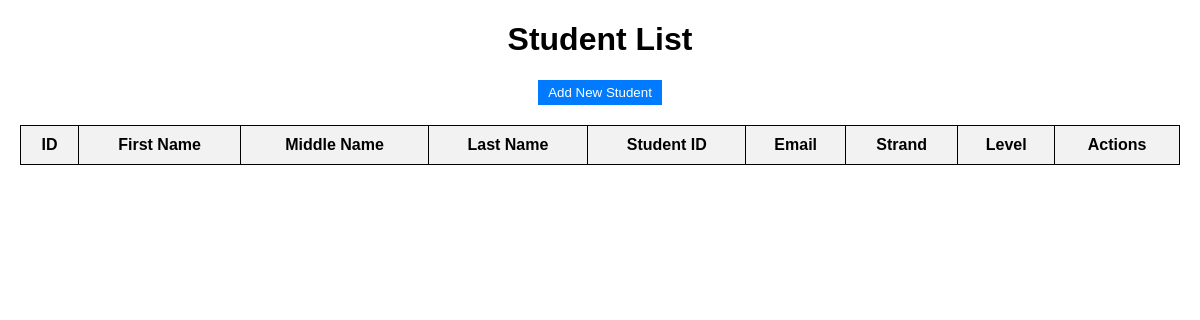
Before: /add_users.php with the older database file.
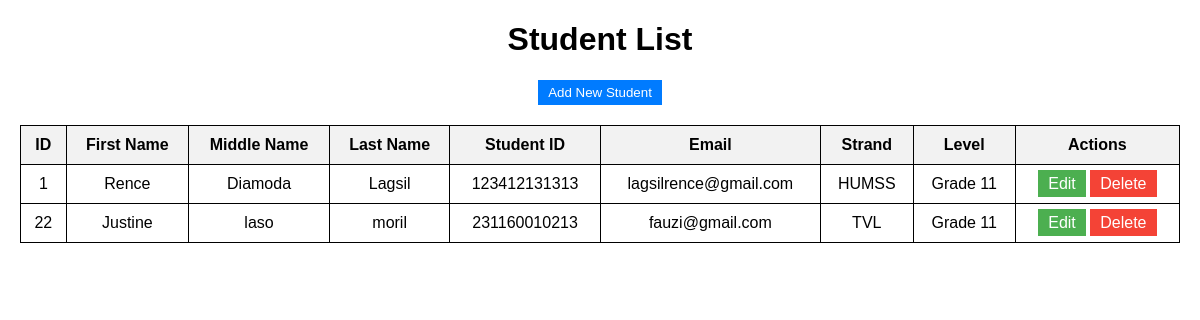
After: the same page with the newer database file.
### tables this page shows
CREATE TABLE `students` (
  `id` int(11) NOT NULL,
  `fName` varchar(50) DEFAULT NULL,
  `mName` varchar(50) DEFAULT NULL,
  `lName` varchar(50) DEFAULT NULL,
  `extName` varchar(10) DEFAULT NULL,
  `birthdate` date DEFAULT NULL,
  `age` int(11) DEFAULT NULL,
  `place` varchar(100) DEFAULT NULL,
  `student_id` varchar(20) DEFAULT NULL,
  `religion` varchar(50) DEFAULT NULL,
  `gender` varchar(10) DEFAULT NULL,
  `street` varchar(100) DEFAULT NULL,
  `city` varchar(50) DEFAULT NULL,
  `state` varchar(50) DEFAULT NULL,
  `country` varchar(50) DEFAULT NULL,
  `zip` varchar(10) DEFAULT NULL,
  `email` varchar(100) DEFAULT NULL,
  `contactNumber` varchar(20) DEFAULT NULL,
  `strand` varchar(50) DEFAULT NULL,
  `level` varchar(20) DEFAULT NULL,
  `semester` varchar(20) DEFAULT NULL,
  `school_year` varchar(20) DEFAULT NULL,
  `role` varchar(20) DEFAULT 'user',
  `registered_at` timestamp NOT NULL DEFAULT current_timestamp()
);

### add_users.php (the view, shortened to what this page needs)
<?php
include 'db.php';
$result = $conn->query("SELECT * FROM students");
?>
<!DOCTYPE html>
<html lang="en">
<head>
    <link rel="stylesheet" href="addstudent.css">
</head>
<body>
    <div class="container">
        <h1>Student List</h1>
        <a href="insert_student.php"><button class="btn" style="background: #007bff;">Add New Student</button></a>
        <table>
            <tr>
                <th>ID</th>
                <th>First Name</th>
                <th>Middle Name</th>
                <th>Last Name</th>
                <th>Student ID</th>
                <th>Email</th>
                <th>Strand</th>
                <th>Level</th>
                <th>Actions</th>
            </tr>
            <?php while ($row = $result->fetch_assoc()): ?>
            <tr>
                <td><?= htmlspecialchars($row['id']) ?></td>
                <td><?= htmlspecialchars($row['fName']) ?></td>
                <td><?= htmlspecialchars($row['mName']) ?></td>
                <td><?= htmlspecialchars($row['lName']) ?></td>
                <td><?= htmlspecialchars($row['student_id']) ?></td>
                <td><?= htmlspecialchars($row['email']) ?></td>
                <td><?= htmlspecialchars($row['strand']) ?></td>
                <td><?= htmlspecialchars($row['level']) ?></td>
                <td>
                    <a href="edit_student.php?id=<?= $row['id'] ?>" class="btn edit-btn">Edit</a>
                    <a href="delete_student.php?id=<?= $row['id'] ?>" class="btn delete-btn" onclick="return confirm('Are you sure?')">Delete</a>
                </td>
            </tr>
            <?php endwhile; ?>
        </table>
    </div>
</body>
</html>

Changed rows visible on the page:
added students: id "1", fName "Rence", mName "Diamoda", lName "Lagsil", student "123412131313", email "lagsilrence@gmail.com", strand "HUMSS", level "Grade 11"
added students: id "22", fName "Justine", mName "laso", lName "moril", student "231160010213", email "fauzi@gmail.com", strand "TVL", level "Grade 11"
